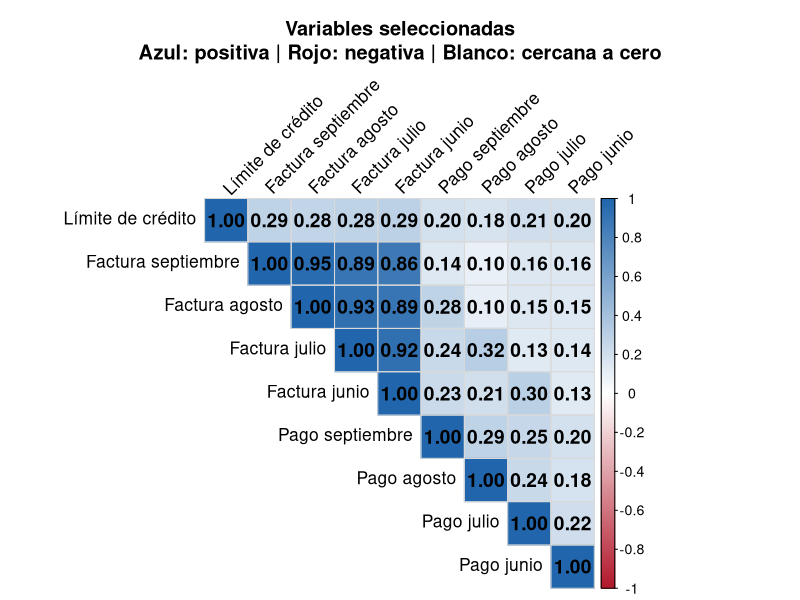
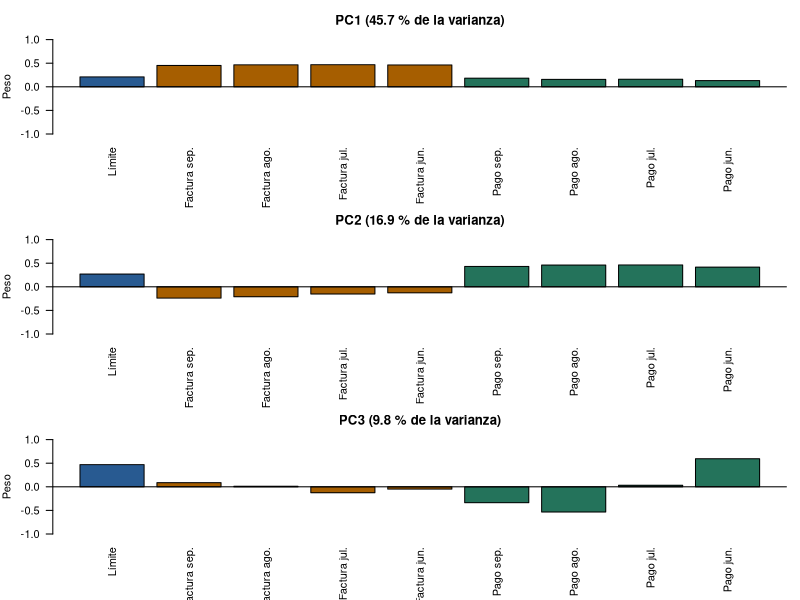
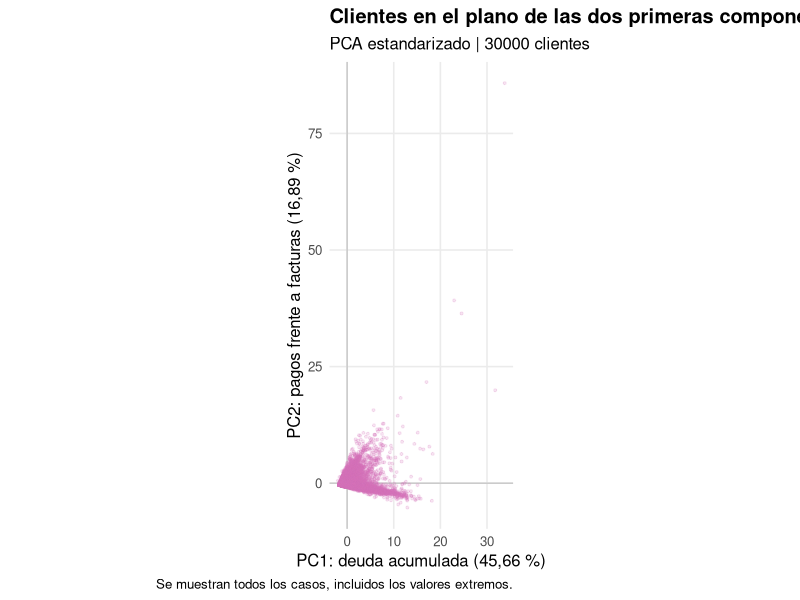
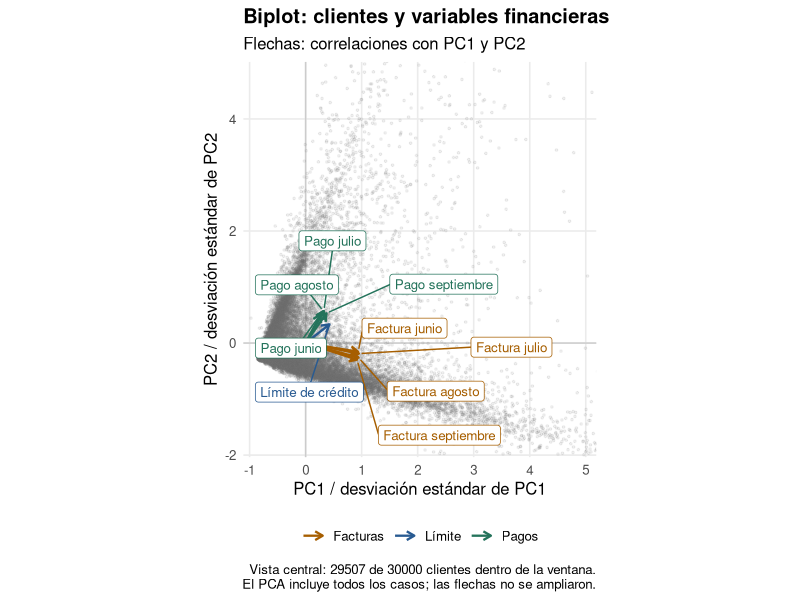
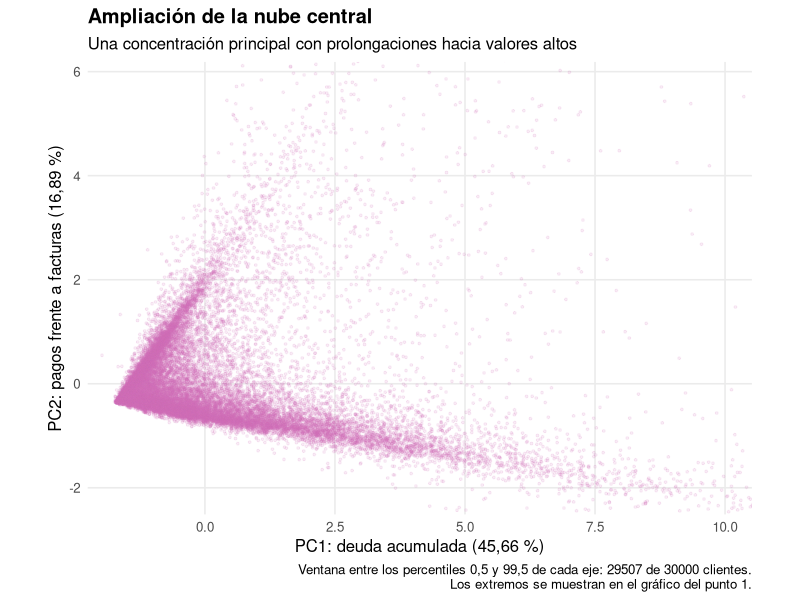
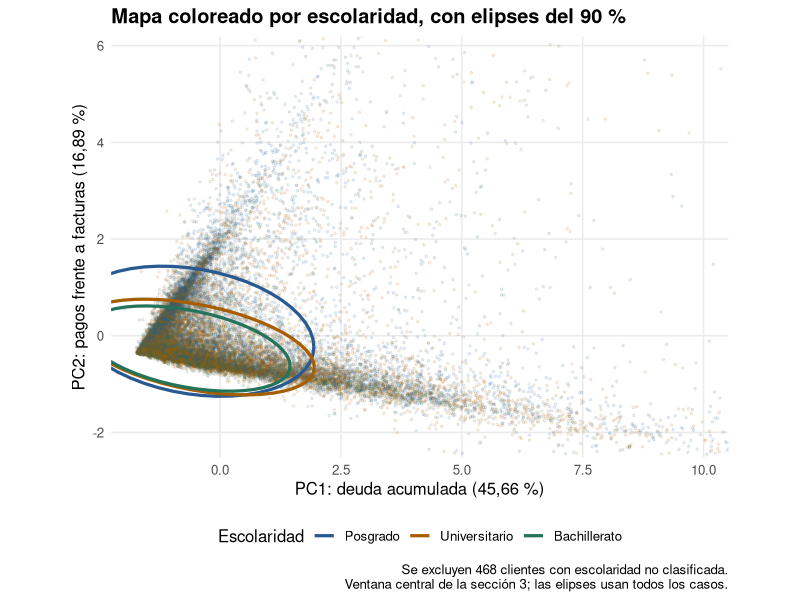

Reproduce these figures in R, in order.
## ---- chunk 1
knitr::opts_chunk$set(echo = TRUE, warning = FALSE, message = FALSE)
## ---- chunk 2
paquetes <- c(
  "readr",
  "corrplot",
  "dplyr",
  "rlang",
  "here",
  "readxl",
  "ragg",
  "kableExtra",
  "tidyr",
  "ggplot2",
  "ggrepel"
)

paquetes_faltantes <- paquetes[!paquetes %in% rownames(installed.packages())]

if (length(paquetes_faltantes) > 0) {
  install.packages(paquetes_faltantes)
}

# Esto es lo que faltaba: cargar los paquetes
invisible(lapply(paquetes, library, character.only = TRUE))
## ---- chunk 3
datos_credit <- read_csv(here("DATASET", "datos_credit.csv"))

variables_seleccionadas <- c(
  "LIMIT_BAL",
  paste0("BILL_AMT", 1:4),
  paste0("PAY_AMT", 1:4)
)

datos_sin_estandarizar <- as.data.frame(
  datos_credit[, variables_seleccionadas]
)

# Conservar las mismas observaciones para ambos análisis.
datos_sin_estandarizar <- datos_sin_estandarizar[
  complete.cases(datos_sin_estandarizar),
  ,
  drop = FALSE
]

datos_estandarizados <- as.data.frame(
  scale(datos_sin_estandarizar, center = TRUE, scale = TRUE)
)

pca_sin_estandarizar <- prcomp(
  datos_sin_estandarizar,
  center = TRUE,
  scale. = FALSE
)

pca_estandarizado <- prcomp(
  datos_estandarizados,
  center = TRUE,
  scale. = FALSE
)
## ---- chunk 4

library(dplyr)
library(corrplot)

# Se parte de la base depurada datos_credit.
# EDUCATION se reserva para caracterizar perfiles por ser categórica.
variables_pca <- c(
  "LIMIT_BAL",
  paste0("BILL_AMT", 1:4),
  paste0("PAY_AMT", 1:4)
)

datos_pca <- datos_credit %>%
  select(all_of(variables_pca))

matriz_cor <- cor(
  datos_pca,
  method = "pearson",
  use = "complete.obs"
)

etiquetas <- c(
  "Límite de crédito",
  "Factura septiembre", "Factura agosto",
  "Factura julio", "Factura junio",
  "Pago septiembre", "Pago agosto",
  "Pago julio", "Pago junio"
)

dimnames(matriz_cor) <- list(etiquetas, etiquetas)

corrplot(
  matriz_cor,
  method = "color",
  type = "upper",
  diag = TRUE,
  order = "original",
  col = colorRampPalette(c("#B2182B", "#FFFFFF", "#2166AC"))(200),
  col.lim = c(-1, 1),
  addCoef.col = "black",
  number.cex = 1.15,
  number.digits = 2,
  tl.col = "black",
  tl.cex = 1.05,
  tl.srt = 45,
  cl.cex = 0.85,
  addgrid.col = "grey85",
  mar = c(0, 0, 4, 0),
  title = paste(
    "Variables seleccionadas",
    "Azul: positiva | Rojo: negativa | Blanco: cercana a cero",
    sep = "\n"
  )
)
## ---- chunk 5
library(dplyr)
library(tidyr)
library(knitr)
library(kableExtra)

variables_seleccionadas <- c(
  "LIMIT_BAL",
  paste0("BILL_AMT", 1:4),
  paste0("PAY_AMT", 1:4)
)

tabla_escalas <- datos_credit %>%
  select(all_of(variables_seleccionadas)) %>%
  pivot_longer(
    everything(),
    names_to = "Variable",
    values_to = "Valor"
  ) %>%
  group_by(Variable) %>%
  summarise(
    Minimo = min(Valor, na.rm = TRUE),
    Maximo = max(Valor, na.rm = TRUE),
    Amplitud = Maximo - Minimo,
    Media = mean(Valor, na.rm = TRUE),
    Mediana = median(Valor, na.rm = TRUE),
    Desviacion = sd(Valor, na.rm = TRUE),
    .groups = "drop"
  ) %>%
  mutate(Variable = factor(Variable, levels = variables_seleccionadas)) %>%
  arrange(Variable) %>%
  mutate(
    Variable = c(
      "LIMIT_BAL · Límite de crédito",
      "BILL_AMT1 · Septiembre",
      "BILL_AMT2 · Agosto",
      "BILL_AMT3 · Julio",
      "BILL_AMT4 · Junio",
      "PAY_AMT1 · Septiembre",
      "PAY_AMT2 · Agosto",
      "PAY_AMT3 · Julio",
      "PAY_AMT4 · Junio"
    )
  )

tabla_escalas %>%
  kable(
    format = "html",
    caption = "NTD: nuevos dólares taiwaneses. Amplitud = máximo − mínimo.",
    col.names = c(
      "Variable / mes", "Mínimo", "Máximo", "Amplitud",
      "Media", "Mediana", "Desviación estándar"
    ),
    digits = 2,
    format.args = list(big.mark = ".", decimal.mark = ","),
    align = c("l", rep("r", 6))
  ) %>%
  kable_styling(
    bootstrap_options = c("hover", "responsive"),
    full_width = TRUE,
    font_size = 15
  ) %>%
  row_spec(0, bold = TRUE, color = "white", background = "#243447") %>%
  row_spec(1, background = "#E8EFFA", color = "#17365D") %>%
  row_spec(2:5, background = "#FFF1DE", color = "#754000") %>%
  row_spec(6:9, background = "#E5F3EE", color = "#175541") %>%
  column_spec(1, bold = TRUE, width = "6cm") %>%
  pack_rows(
    "LÍMITE DE CRÉDITO · Cupo otorgado",
    1, 1,
    label_row_css = "background-color: #285A91; color: white; font-weight: bold;",
    indent = FALSE
  ) %>%
  pack_rows(
    "FACTURACIÓN · Montos de los estados de cuenta",
    2, 5,
    label_row_css = "background-color: #A65E00; color: white; font-weight: bold;",
    indent = FALSE
  ) %>%
  pack_rows(
    "PAGOS · Montos efectivamente pagados",
    6, 9,
    label_row_css = "background-color: #24735B; color: white; font-weight: bold;",
    indent = FALSE
  ) %>%
  footnote(
    general = c(
      "NT$: nuevos dólares taiwaneses. Amplitud = máximo − mínimo.",
      "Desviación estándar: dispersión de los valores alrededor de la media.",
      "Aunque todas las variables comparten unidad monetaria, sus magnitudes y dispersiones son diferentes."
    ),
    general_title = "Nota: ",
    footnote_as_chunk = TRUE
  )
## ---- chunk 6
library(dplyr)

variables_seleccionadas <- c(
  "LIMIT_BAL",
  paste0("BILL_AMT", 1:4),
  paste0("PAY_AMT", 1:4)
)

# Grupo 1: variables originales, sin estandarizar (NT$).
datos_sin_estandarizar <- datos_credit %>%
  select(all_of(variables_seleccionadas))

# Grupo 2: variables estandarizadas.
# A cada valor se le resta la media y se divide por la desviación estándar.
# Cada columna queda con media 0 y desviación estándar 1, sin unidad.
datos_estandarizados <- datos_sin_estandarizar %>%
  scale(center = TRUE, scale = TRUE) %>%
  as.data.frame()

# Ambos grupos conservan las mismas filas y el mismo orden de variables.
# EDUCATION queda fuera porque es categórica.
## ---- chunk 7
library(knitr)
library(kableExtra)

crear_tabla_pca <- function(modelo, titulo, color) {

  varianza <- modelo$sdev^2
  porcentaje <- 100 * varianza / sum(varianza)
  contribuciones <- 100 * t(modelo$rotation^2)

  tabla <- data.frame(
    Componente = colnames(modelo$rotation),
    Individual = porcentaje,
    Acumulada = cumsum(porcentaje),
    contribuciones,
    check.names = FALSE
  )

  tabla %>%
    kable(
      format = "html",
      caption = titulo,
      row.names = FALSE,
      col.names = c(
        "PC", "Indiv.", "Acum.", "Cupo",
        "Sep.", "Ago.", "Jul.", "Jun.",
        "Sep.", "Ago.", "Jul.", "Jun."
      ),
      digits = 2,
      format.args = list(decimal.mark = ","),
      align = c("c", rep("r", 11)),
      table.attr = paste0(
        'style="width:100%; table-layout:fixed;',
        'margin-bottom:30px;"'
      )
    ) %>%
    kable_styling(
      bootstrap_options = c("hover", "condensed"),
      full_width = TRUE,
      font_size = 12
    ) %>%
    add_header_above(
      c(
        " " = 1,
        "Varianza (%)" = 2,
        "Límite" = 1,
        "Facturas · Contribución (%)" = 4,
        "Pagos · Contribución (%)" = 4
      ),
      bold = TRUE,
      color = "white",
      background = color
    ) %>%
    column_spec(1, bold = TRUE) %>%
    column_spec(2:3, background = "#F1F4F8") %>%
    column_spec(4, background = "#E8EFFA") %>%
    column_spec(5:8, background = "#FFF1DE") %>%
    column_spec(9:12, background = "#E5F3EE")
}

tabla_original <- crear_tabla_pca(
  pca_sin_estandarizar,
  "PCA sin estandarizar",
  "#A65E00"
)

tabla_estandarizada <- crear_tabla_pca(
  pca_estandarizado,
  "PCA estandarizado",
  "#24735B"
)

htmltools::browsable(
  htmltools::tagList(
    htmltools::tags$style(htmltools::HTML("
      .pca-tablas {
        background: #FFFFFF;
        color: #243447;
        padding: 24px;
        font-family: 'Segoe UI', Arial, sans-serif;
      }

      .pca-tablas table {
        width: 100% !important;
        border-collapse: collapse;
        background: #FFFFFF;
        font-family: 'Segoe UI', Arial, sans-serif;
        font-size: 13px !important;
        font-variant-numeric: tabular-nums;
        margin-bottom: 32px !important;
      }

      .pca-tablas caption {
        caption-side: top;
        text-align: left;
        color: #243447 !important;
        font-family: 'Segoe UI', Arial, sans-serif;
        font-size: 19px !important;
        font-weight: 600;
        padding: 0 0 14px;
      }

      .pca-tablas th,
      .pca-tablas td {
        padding: 9px 4px !important;
        border: none;
        border-bottom: 1px solid #DCE3EA;
        color: #243447;
      }

      .pca-tablas thead tr:last-child th {
        background: #F1F4F8 !important;
        color: #243447 !important;
        font-weight: 600;
      }

      .pca-tablas tbody td:first-child {
        background: #FFFFFF !important;
        font-weight: 700;
      }

      .pca-tablas p {
        margin: 0;
        font-size: 13px;
        line-height: 1.6;
        color: #425466;
      }
    ")),

    htmltools::tags$div(
      class = "pca-tablas",

      htmltools::HTML(as.character(tabla_original)),
      htmltools::HTML(as.character(tabla_estandarizada)),

      htmltools::tags$p(
        htmltools::tags$strong("Cómo leer las tablas: "),
        "Indiv. = varianza explicada por cada componente; ",
        "Acum. = varianza acumulada. ",
        "Azul: límite de crédito; naranja: facturas; verde: pagos. ",
        "Las contribuciones se calculan como 100 × peso² y suman 100% ",
        "entre las nueve variables de cada fila. No representan la varianza ",
        "de cada variable explicada por la componente."
      )
    )
  )
)
## ---- chunk 8
etiquetas_pesos <- c(
  "Límite",
  "Factura sep.", "Factura ago.", "Factura jul.", "Factura jun.",
  "Pago sep.", "Pago ago.", "Pago jul.", "Pago jun."
)

colores_pesos <- c("#285A91", rep("#A65E00", 4), rep("#24735B", 4))

pesos <- pca_estandarizado$rotation[, 1:3]
rownames(pesos) <- etiquetas_pesos

varianza_pct <- 100 * pca_estandarizado$sdev^2 / sum(pca_estandarizado$sdev^2)

par(mfrow = c(3, 1), mar = c(5, 4, 3, 1))
for (i in 1:3) {
  barplot(
    pesos[, i],
    col = colores_pesos,
    las = 2,
    ylim = c(-1, 1),
    ylab = "Peso",
    main = paste0("PC", i, " (", round(varianza_pct[i], 1), " % de la varianza)")
  )
  abline(h = 0)
}
par(mfrow = c(1, 1))

# Tabla de pesos para apoyar la lectura
round(pesos, 3)
## ---- chunk 9

# AJUSTAR: nombre exacto de la columna en datos_credit
col_default <- "default payment next month"

# Mismas filas que usó el PCA
filas_ok <- complete.cases(datos_credit[, variables_seleccionadas])
y <- datos_credit[[col_default]][filas_ok]

puntajes <- pca_estandarizado$x
tasa <- mean(y == 1)
n_incumplen <- sum(y == 1)

evaluar <- function(marca, nombre) {
  encontrados <- sum(marca & y == 1)
  data.frame(
    Regla = nombre,
    Marcados = sum(marca),
    Encontrados = encontrados,
    `Se escapan` = n_incumplen - encontrados,
    `% encontrado` = round(100 * encontrados / n_incumplen, 1),
    `% acierto entre marcados` = round(100 * encontrados / sum(marca), 1),
    Lift = round((encontrados / sum(marca)) / tasa, 2),
    check.names = FALSE
  )
}

marca_pc1 <- puntajes[, 1] >= quantile(puntajes[, 1], 1 - tasa)
marca_pc2 <- puntajes[, 2] <= quantile(puntajes[, 2], tasa)

resultado <- rbind(
  evaluar(marca_pc1, "PC1 alta (mucha facturación)"),
  evaluar(marca_pc2, "PC2 baja (paga poco frente a lo facturado)"),
  evaluar(marca_pc1 | marca_pc2, "PC1 o PC2")
)

cat("Tasa de incumplimiento:", round(100 * tasa, 1), "%  |  Incumplidos:", n_incumplen, "\n")
resultado

## ---- chunk 10

# Reutilizar el PCA estandarizado de la Parte 1.
modelo_pca2 <- pca_estandarizado
variables_pca2 <- rownames(modelo_pca2$rotation)

filas_pca2 <- complete.cases(datos_credit[, variables_pca2])
stopifnot(sum(filas_pca2) == nrow(modelo_pca2$x))

# Orientar PC1 hacia mayor facturación y PC2 hacia mayores pagos.
signos_pca2 <- c(
  sign(sum(modelo_pca2$rotation[paste0("BILL_AMT", 1:4), 1])),
  sign(sum(modelo_pca2$rotation[paste0("PAY_AMT", 1:4), 2]))
)
signos_pca2[signos_pca2 == 0] <- 1

puntajes_pca2 <- sweep(
  modelo_pca2$x[, 1:2, drop = FALSE], 2, signos_pca2, "*"
)
pesos_pca2 <- sweep(
  modelo_pca2$rotation[, 1:2, drop = FALSE], 2, signos_pca2, "*"
)

porcentaje_pca2 <- 100 * modelo_pca2$sdev^2 /
  sum(modelo_pca2$sdev^2)

mapa_pca2 <- data.frame(
  PC1 = puntajes_pca2[, 1],
  PC2 = puntajes_pca2[, 2]
)

numero_pca2 <- function(x, digitos = 2) {
  formatC(x, format = "f", digits = digitos, decimal.mark = ",")
}

eje1_pca2 <- paste0(
  "PC1: deuda acumulada (",
  numero_pca2(porcentaje_pca2[1]), " %)"
)
eje2_pca2 <- paste0(
  "PC2: pagos frente a facturas (",
  numero_pca2(porcentaje_pca2[2]), " %)"
)

tema_pca2 <- theme_minimal(base_size = 12) +
  theme(
    plot.title = element_text(face = "bold"),
    panel.grid.minor = element_blank(),
    legend.position = "bottom"
  )
## ---- chunk 11
ggplot(mapa_pca2, aes(PC1, PC2)) +
  geom_hline(yintercept = 0, color = "grey75", linewidth = 0.4) +
  geom_vline(xintercept = 0, color = "grey75", linewidth = 0.4) +
  geom_point(color = "#d470b9", alpha = 0.18, size = 0.7) +
  coord_equal() +
  labs(
    title = "Clientes en el plano de las dos primeras componentes",
    subtitle = paste(
      "PCA estandarizado |", nrow(mapa_pca2), "clientes"
    ),
    x = eje1_pca2,
    y = eje2_pca2,
    caption = "Se muestran todos los casos, incluidos los valores extremos."
  ) +
  tema_pca2
## ---- chunk 12
etiquetas_pca2 <- c(
  LIMIT_BAL = "Límite de crédito",
  BILL_AMT1 = "Factura septiembre",
  BILL_AMT2 = "Factura agosto",
  BILL_AMT3 = "Factura julio",
  BILL_AMT4 = "Factura junio",
  PAY_AMT1 = "Pago septiembre",
  PAY_AMT2 = "Pago agosto",
  PAY_AMT3 = "Pago julio",
  PAY_AMT4 = "Pago junio"
)

# En un PCA estandarizado, peso * desviación de la componente
# es la correlación entre la variable y esa componente.
coordenadas_flechas <- sweep(
  pesos_pca2, 2, modelo_pca2$sdev[1:2], "*"
)

flechas_pca2 <- data.frame(
  variable = variables_pca2,
  etiqueta = unname(etiquetas_pca2[variables_pca2]),
  x = coordenadas_flechas[, 1],
  y = coordenadas_flechas[, 2]
)

flechas_pca2$tipo <- ifelse(
  grepl("^BILL", flechas_pca2$variable), "Facturas",
  ifelse(grepl("^PAY", flechas_pca2$variable), "Pagos", "Límite")
)

# Biplot de correlaciones: puntajes divididos por la desviación
# de cada componente. No se vuelve a ajustar el PCA.
casos_biplot <- data.frame(
  C1 = mapa_pca2$PC1 / modelo_pca2$sdev[1],
  C2 = mapa_pca2$PC2 / modelo_pca2$sdev[2]
)

longitudes <- sqrt(rowSums(coordenadas_flechas^2))
cosenos <- tcrossprod(coordenadas_flechas) /
  outer(longitudes, longitudes)
cosenos[cosenos > 1] <- 1
cosenos[cosenos < -1] <- -1
angulos_pca2 <- acos(cosenos) * 180 / pi
dimnames(angulos_pca2) <- list(variables_pca2, variables_pca2)

rango_angulos <- function(variables) {
  matriz <- angulos_pca2[variables, variables, drop = FALSE]
  range(matriz[upper.tri(matriz)])
}

angulos_facturas <- rango_angulos(paste0("BILL_AMT", 1:4))
angulos_pagos <- rango_angulos(paste0("PAY_AMT", 1:4))
angulos_limite <- range(
  angulos_pca2["LIMIT_BAL", paste0("PAY_AMT", 1:4)]
)
angulo_maximo <- max(angulos_pca2)

# Ventana central para leer las flechas sin que dominen los extremos.
limites_biplot_x <- range(
  quantile(casos_biplot$C1, c(0.005, 0.995)),
  1.25 * flechas_pca2$x, 0
)
limites_biplot_y <- range(
  quantile(casos_biplot$C2, c(0.005, 0.995)),
  1.25 * flechas_pca2$y, 0
)

visibles_biplot <- with(
  casos_biplot,
  C1 >= limites_biplot_x[1] & C1 <= limites_biplot_x[2] &
    C2 >= limites_biplot_y[1] & C2 <= limites_biplot_y[2]
)
## ---- chunk 13
ggplot(casos_biplot, aes(C1, C2)) +
  geom_hline(yintercept = 0, color = "grey80") +
  geom_vline(xintercept = 0, color = "grey80") +
  geom_point(color = "grey45", alpha = 0.10, size = 0.6) +
  geom_segment(
    data = flechas_pca2,
    aes(x = 0, y = 0, xend = x, yend = y, color = tipo),
    inherit.aes = FALSE,
    arrow = grid::arrow(length = grid::unit(0.22, "cm")),
    linewidth = 0.8
  ) +
  geom_label_repel(
    data = flechas_pca2,
    aes(x, y, label = etiqueta, color = tipo),
    inherit.aes = FALSE,
    seed = 19,
    size = 3.4,
    box.padding = 0.6,
    point.padding = 0.2,
    min.segment.length = 0,
    max.overlaps = Inf,
    max.iter = 20000,
    max.time = 3,
    show.legend = FALSE
  ) +
  scale_color_manual(
    values = c(
      "Facturas" = "#A65E00",
      "Pagos" = "#24735B",
      "Límite" = "#285A91"
    ),
    name = NULL
  ) +
  coord_equal(
    xlim = limites_biplot_x,
    ylim = limites_biplot_y
  ) +
  labs(
    title = "Biplot: clientes y variables financieras",
    subtitle = "Flechas: correlaciones con PC1 y PC2",
    x = "PC1 / desviación estándar de PC1",
    y = "PC2 / desviación estándar de PC2",
    caption = paste0(
      "Vista central: ", sum(visibles_biplot), " de ",
      nrow(casos_biplot), " clientes dentro de la ventana.\n",
      "El PCA incluye todos los casos; las flechas no se ampliaron."
    )
  ) +
  tema_pca2
## ---- chunk 14
# Ampliación visual; no elimina observaciones del PCA.
limites_nube_x <- quantile(mapa_pca2$PC1, c(0.005, 0.995))
limites_nube_y <- quantile(mapa_pca2$PC2, c(0.005, 0.995))

dentro_nube <- with(
  mapa_pca2,
  PC1 >= limites_nube_x[1] & PC1 <= limites_nube_x[2] &
    PC2 >= limites_nube_y[1] & PC2 <= limites_nube_y[2]
)

ggplot(mapa_pca2, aes(PC1, PC2)) +
  geom_point(color = "#d470b9", alpha = 0.12, size = 0.65) +
  coord_equal(xlim = limites_nube_x, ylim = limites_nube_y) +
  labs(
    title = "Ampliación de la nube central",
    subtitle = "Una concentración principal con prolongaciones hacia valores altos",
    x = eje1_pca2,
    y = eje2_pca2,
    caption = paste0(
      "Ventana entre los percentiles 0,5 y 99,5 de cada eje: ",
      sum(dentro_nube), " de ", nrow(mapa_pca2), " clientes.\n",
      "Los extremos se muestran en el gráfico del punto 1."
    )
  ) +
  tema_pca2
## ---- chunk 15
# Contraste descriptivo con el resultado observado de pago.
# Esta variable no interviene en el cálculo del PCA.
resultado_pago_pca2 <- datos_credit[["default payment next month"]][filas_pca2]

rangos_pca2 <- do.call(rbind, lapply(0:1, function(grupo) {
  filas_grupo <- which(resultado_pago_pca2 == grupo)

  data.frame(
    Grupo = if (grupo == 0) "Cumplen" else "Incumplen",
    Clientes = length(filas_grupo),
    Minimo_PC1 = min(mapa_pca2$PC1[filas_grupo]),
    Maximo_PC1 = max(mapa_pca2$PC1[filas_grupo]),
    Minimo_PC2 = min(mapa_pca2$PC2[filas_grupo]),
    Maximo_PC2 = max(mapa_pca2$PC2[filas_grupo])
  )
}))

inicio_solapamiento <- max(rangos_pca2$Minimo_PC1)
fin_solapamiento <- min(rangos_pca2$Maximo_PC1)

proporcion_solapamiento <- 100 * mean(
  mapa_pca2$PC1 >= inicio_solapamiento &
    mapa_pca2$PC1 <= fin_solapamiento
)

knitr::kable(
  rangos_pca2,
  col.names = c(
    "Grupo", "Clientes",
    "Mínimo de PC1", "Máximo de PC1",
    "Mínimo de PC2", "Máximo de PC2"
  ),
  digits = 3,
  row.names = FALSE,
  format.args = list(decimal.mark = ","),
  caption = "Extensión de los grupos observados sobre PC1 y PC2"
)
## ---- chunk 16
# Grupo de escolaridad (no interviene en el PCA)
educ_cruda <- datos_credit[["EDUCATION"]][filas_pca2]

grupo_educ <- factor(
  ifelse(educ_cruda == 1, "Posgrado",
  ifelse(educ_cruda == 2, "Universitario",
  ifelse(educ_cruda == 3, "Bachillerato", NA))),
  levels = c("Posgrado", "Universitario", "Bachillerato")
)

mapa_grupos <- cbind(mapa_pca2, Educacion = grupo_educ)
mapa_grupos <- mapa_grupos[!is.na(mapa_grupos$Educacion), ]

colores_educ <- c(
  "Posgrado" = "#285A91",
  "Universitario" = "#A65E00",
  "Bachillerato" = "#24735B"
)

# Misma ventana central de la sección 3 (solo visual)
ggplot(mapa_grupos, aes(PC1, PC2, color = Educacion)) +
  geom_point(alpha = 0.10, size = 0.6) +
  stat_ellipse(level = 0.90, linewidth = 1.1) +
  scale_color_manual(values = colores_educ, name = "Escolaridad") +
  coord_equal(xlim = limites_nube_x, ylim = limites_nube_y) +
  labs(
    title = "Mapa coloreado por escolaridad, con elipses del 90 %",
    x = eje1_pca2,
    y = eje2_pca2,
    caption = paste0(
      "Se excluyen ", sum(is.na(grupo_educ)),
      " clientes con escolaridad no clasificada.\n",
      "Ventana central de la sección 3; las elipses usan todos los casos."
    )
  ) +
  tema_pca2
## ---- chunk 17
niveles <- levels(mapa_grupos$Educacion)
umbral <- qchisq(0.90, df = 2)

datos_por_grupo <- lapply(niveles, function(g) {
  as.matrix(mapa_grupos[mapa_grupos$Educacion == g, c("PC1", "PC2")])
})
names(datos_por_grupo) <- niveles

# % del grupo A que cae dentro de la elipse del 90 % del grupo B
pct_en_elipse <- function(a, b) {
  100 * mean(mahalanobis(a, colMeans(b), cov(b)) <= umbral)
}

pares <- combn(niveles, 2)

cifras_grupos <- do.call(rbind, lapply(seq_len(ncol(pares)), function(i) {
  a <- datos_por_grupo[[pares[1, i]]]
  b <- datos_por_grupo[[pares[2, i]]]
  dif <- colMeans(a) - colMeans(b)
  sd_comb <- sqrt((apply(a, 2, var) + apply(b, 2, var)) / 2)

  data.frame(
    Comparacion = paste(pares[1, i], "vs", pares[2, i]),
    `Distancia entre promedios` = sqrt(sum(dif^2)),
    `Diferencia PC1 (en desv. est.)` = abs(dif[1]) / sd_comb[1],
    `Diferencia PC2 (en desv. est.)` = abs(dif[2]) / sd_comb[2],
    `% del 1.º dentro de la elipse del 2.º` = pct_en_elipse(a, b),
    `% del 2.º dentro de la elipse del 1.º` = pct_en_elipse(b, a),
    check.names = FALSE
  )
}))

knitr::kable(
  cifras_grupos,
  digits = 2,
  format.args = list(decimal.mark = ","),
  caption = "Separación entre grupos de escolaridad en el plano PC1-PC2"
)

# Tamaño y promedio de cada grupo
resumen_grupos <- do.call(rbind, lapply(niveles, function(g) {
  m <- datos_por_grupo[[g]]
  data.frame(Grupo = g, Clientes = nrow(m),
             Promedio_PC1 = mean(m[, 1]), Promedio_PC2 = mean(m[, 2]))
}))
resumen_grupos %>%
  kable(
    format = "html",
    caption = "Tamaño y promedio de cada grupo de escolaridad",
    row.names = FALSE,
    col.names = c("Grupo", "Clientes", "Promedio PC1", "Promedio PC2"),
    digits = 3,
    format.args = list(decimal.mark = ","),
    align = c("l", "r", "r", "r")
  ) %>%
  kable_styling(
    bootstrap_options = c("hover", "condensed"),
    full_width = TRUE
  ) %>%
  row_spec(0, bold = TRUE, color = "white", background = "#243447") %>%
  row_spec(1:nrow(resumen_grupos), color = "#243447", background = "#FFFFFF")
